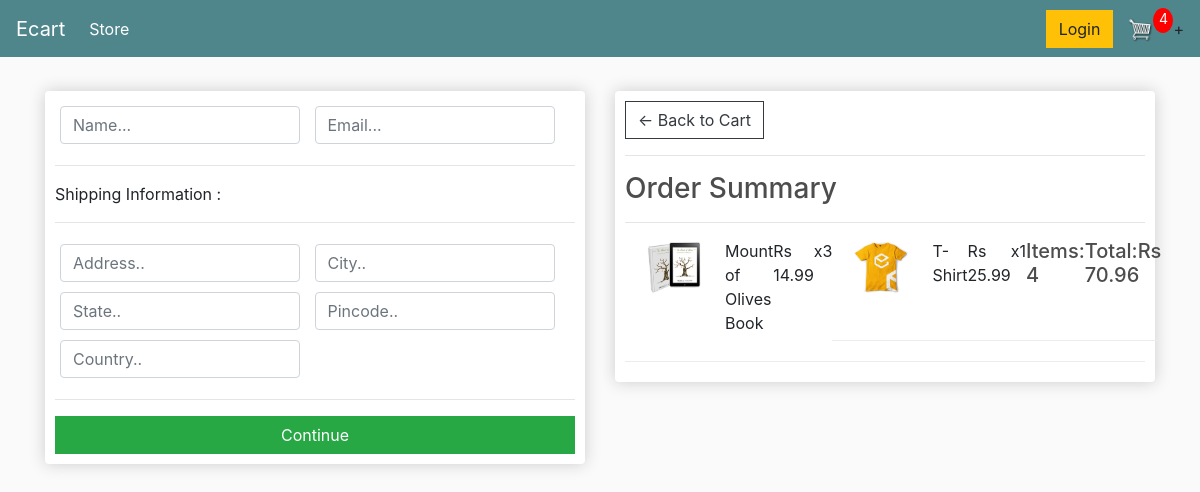
The page /checkout/ (signed in) on the database as committed earlier.
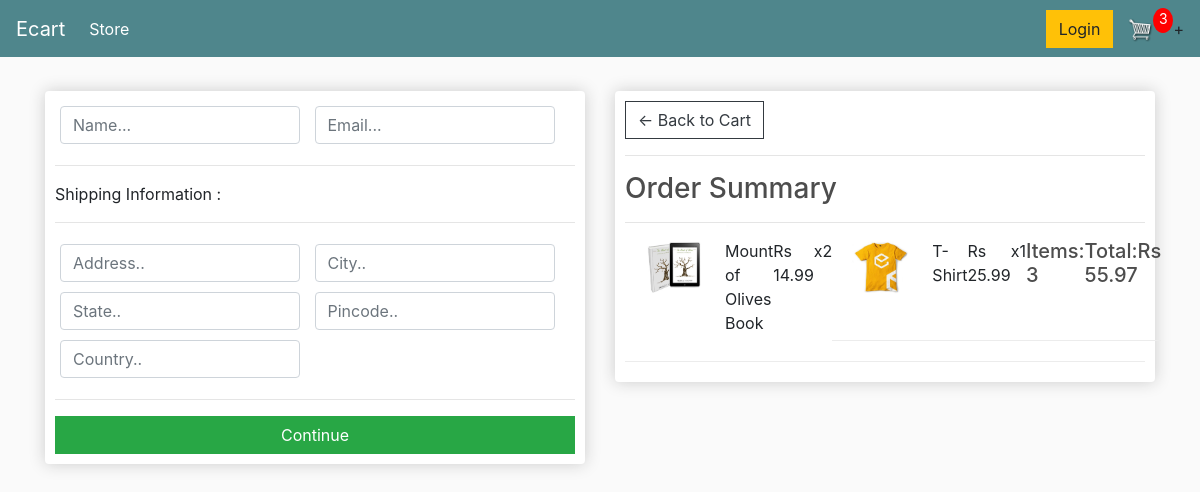
The same page on the database as committed later.
### store/models.py (models this page shows, shortened)
class OrderItem(models.Model):
    product = models.ForeignKey(Product, on_delete=models.SET_NULL, blank=True, null=True)
    order = models.ForeignKey(Order, on_delete=models.SET_NULL, blank=True, null=True)
    quantity = models.IntegerField(default=0, null=True, blank=True)
    date_added = models.DateTimeField(auto_now_add=True)
    @property
    def get_total(self):
        total = self.product.price * self.quantity
        return total

class Order(models.Model):
    customer = models.ForeignKey(Customer, on_delete=models.SET_NULL,blank=True,null=True)
    date_ordered = models.DateTimeField(auto_now_add=True)
    complete = models.BooleanField(default=False, null=True, blank=True)
    transaction_id = models.CharField(max_length=200, null=True)
    @property
    def shipping(self):
        shipping = False
        orderitems = self.orderitem_set.all()
        for i in orderitems:
            if i.product.digital == False:
                shipping = True
        return shipping
    @property
    def get_cart_total(self):
        orderitems = self.orderitem_set.all()
        total = sum([item.get_total for item in orderitems])
        return total
    @property
    def get_cart_items(self):
        orderitems = self.orderitem_set.all()
        total = sum([item.quantity for item in orderitems])
        return total

class Product(models.Model):
    name = models.CharField(max_length=200, null=True)
    price = models.FloatField()
    digital = models.BooleanField(default=False, null=True, blank=False)
    image = models.ImageField(null=True,blank=True)
    @property
    def imageURL(self):
        try:
            url = self.image.url
        except:
            url = ''
        return url

### store/views.py (the view)
# urls.py: path('checkout/',views.checkout, name = "checkout"),
def checkout(request):
    if request.user.is_authenticated:
        customer = request.user.customer
        order, created = Order.objects.get_or_create(customer=customer, complete=False)
        items = order.orderitem_set.all()
        cartItems = order.get_cart_items
    else:
        items =[]
        order = {'get_cart_total': 0 , 'get_cart_items': 0, 'shipping':False}
        cartItems = order['get_cart_items']
    context ={'items':items, 'order': order, 'cartItems':cartItems}
    return render(request,'store/checkout.html', context)

### store/templates/store/checkout.html (shortened to what this page needs)
{% extends 'store/main.html' %} {% load static %} {% block content %}
<div class="row">
    <div class="col-lg-6">
        <div class="box-element" id="form-wrapper">
            <form id="form" action="">
                <div id="user-info">
                    <div class="form-field">
                        <input required class="form-control" type="text" name="name" placeholder="Name...">
                    </div>
                    <div class="form-field">
                        <input required class="form-control" type="email" name="email" placeholder="Email...">
                    </div>
                </div>
                <div id="shipping-info">
                    <hr>
                    <p>Shipping Information :</p>
                    <hr>
                    <div class="form-field">
                        <input class="form-control" type="text" name="address" placeholder="Address..">
                    </div>
                    <div class="form-field">
                        <input class="form-control" type="text" name="city" placeholder="City..">
                    </div>
                    <div class="form-field">
                        <input class="form-control" type="text" name="state" placeholder="State..">
                    </div>
                    <div class="form-field">
                        <input class="form-control" type="text" name="pincode" placeholder="Pincode..">
                    </div>
                    <div class="form-field">
                        <input class="form-control" type="text" name="country" placeholder="Country..">
                    </div>
                </div>
                <hr>
                <input id="form-buttom" class="btn btn-success btn-block" type="submit" value="Continue">
            </form>
        </div>
        <br>
    </div>
    <div class="col-lg-6">
        <div class="box-element">
            <a class="btn btn-outline-dark" href="{% url 'cart' %}">&#x2190; Back to Cart</a>
            <hr>
            <h3>Order Summary</h3>
            <hr> {% for item in items %}
            <div class="cart-row">
                <div style="flex:2"><img class="row-image" src="{{item.product.imageURL}}"></div>
                <div style="flex:2">
                    <p>{{item.product.name}}</p>
                </div>
                <div style="flex:1">
                    <p>Rs {{item.product.price}}</p>
                </div>
                <div style="flex:1">
                    <p>x{{item.quantity}}</p>
                </div>
                {% endfor %}
                <h5>Items: {{order.get_cart_items}}</h5>
                <h5>Total:Rs {{order.get_cart_total | floatformat:2}}</h5>
            </div>
        </div>
    </div>
</div>
{% endblock content %}

Rows that differ between the two databases and show on the page:
changed OrderItem "Mount of Olives Book": quantity "3" → "2"
changed through a linked row, Order: get_cart_items "4" → "3"; get_cart_total "70.96" → "55.97"
Other text that changed with them:
{{ cartItems }}: "4" → "3"
